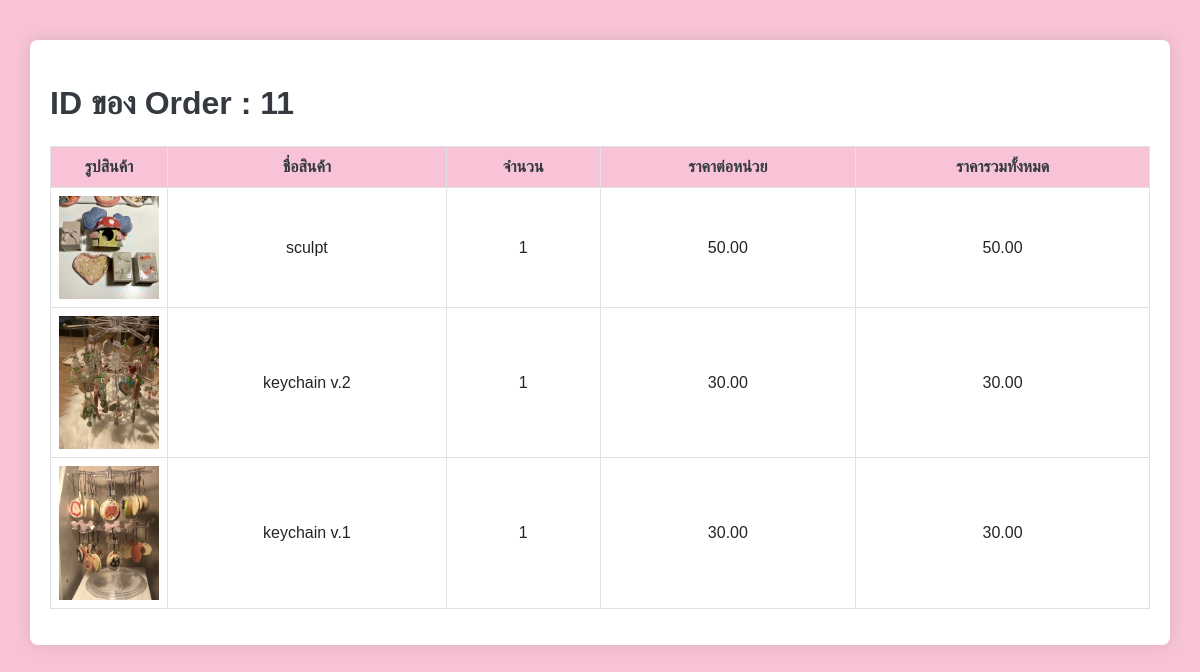
Screenshot of /showDetail_Order.php?order_id=11 (signed in) with the database file from the repository.
### tables this page shows
CREATE TABLE `order_items` (
  `order_item_id` int(11) NOT NULL,
  `order_id` int(11) NOT NULL,
  `product_id` int(11) NOT NULL,
  `quantity` int(11) NOT NULL DEFAULT '1',
  `unit_price` decimal(10,2) NOT NULL,
  `total_price` decimal(10,2) GENERATED ALWAYS AS ((`quantity` * `unit_price`)) STORED
);

CREATE TABLE `products` (
  `product_id` int(11) NOT NULL,
  `product_name` varchar(100) NOT NULL,
  `category` varchar(100) NOT NULL,
  `price` decimal(10,2) NOT NULL,
  `stock_quantity` int(11) NOT NULL DEFAULT '0',
  `product_img` varchar(100) NOT NULL,
  `artist` varchar(100) NOT NULL
);

### showDetail_Order.php (the view, shortened to what this page needs)
<?php
include 'server.php';
$order_id = $_GET["order_id"];
?>
<!DOCTYPE html>
<html lang="th">
<head>
    <link rel="stylesheet" href="css/bootstrap.min.css">
</head>
<body>
    <div class="container">
        <h2 class="mt-4">ID ของ Order : <?php echo htmlspecialchars($order_id); ?></h2>
        <table class="table table-bordered mt-4">
                <tr>
                    <th>รูปสินค้า</th>
                    <th>ชื่อสินค้า</th>
                    <th>จำนวน</th>
                    <th>ราคาต่อหน่วย</th>
                    <th>ราคารวมทั้งหมด</th>
                </tr>
            <?php
            $order_check_query = "SELECT order_items.order_id, orders.order_date, order_items.total_price, orders.address ,order_items.product_id ,products.product_name , order_items.quantity ,order_items.unit_price , products.product_img
                                    FROM order_items INNER JOIN orders ON order_items.order_id = orders.order_id INNER JOIN products ON order_items.product_id = products.product_id WHERE order_items.order_id = '$order_id'" ;
            $result = $conn->query($order_check_query);
            if (mysqli_num_rows($result) > 0){
                while($row = mysqli_fetch_assoc($result)){
                    echo "<tr>
                         <td width='30'><img src='img/" . $row['product_img'] . "' width='100px'></td>
                        <td>".$row['product_name']."</td>
                        <td>".$row['quantity']."</td>
                        <td>".$row['unit_price']."</td>
                        <td>".$row['total_price']."</td>
                    <tr>";
                }
            }else{
                echo "0 result";
            }
            ?>
        </table>
    </div>
</body>
</html>

### showDetail_Order.php (style rules this page uses)
body { background-color: #f8c3d7; font-family: Arial, sans-serif; }
h2 { color: #343a40; font-weight: bold; }
.container { margin-top: 40px; padding: 20px; background-color: #fff; border-radius: 8px; box-shadow: 0 0 15px rgba(0, 0, 0, 0.1); }
.table th { background-color: #f8c3d7; color: #343a40; text-align: center; font-weight: bold; }
.table td { text-align: center; vertical-align: middle; }

### rows the page displays
order_items: product.product_img (picture), product.product_name "sculpt", quantity "1", unit_price "50.00", total_price "50.00"
order_items: product.product_img (picture), product.product_name "keychain v.2", quantity "1", unit_price "30.00", total_price "30.00"
order_items: product.product_img (picture), product.product_name "keychain v.1", quantity "1", unit_price "30.00", total_price "30.00"

### other values shown
$order_id "11"
